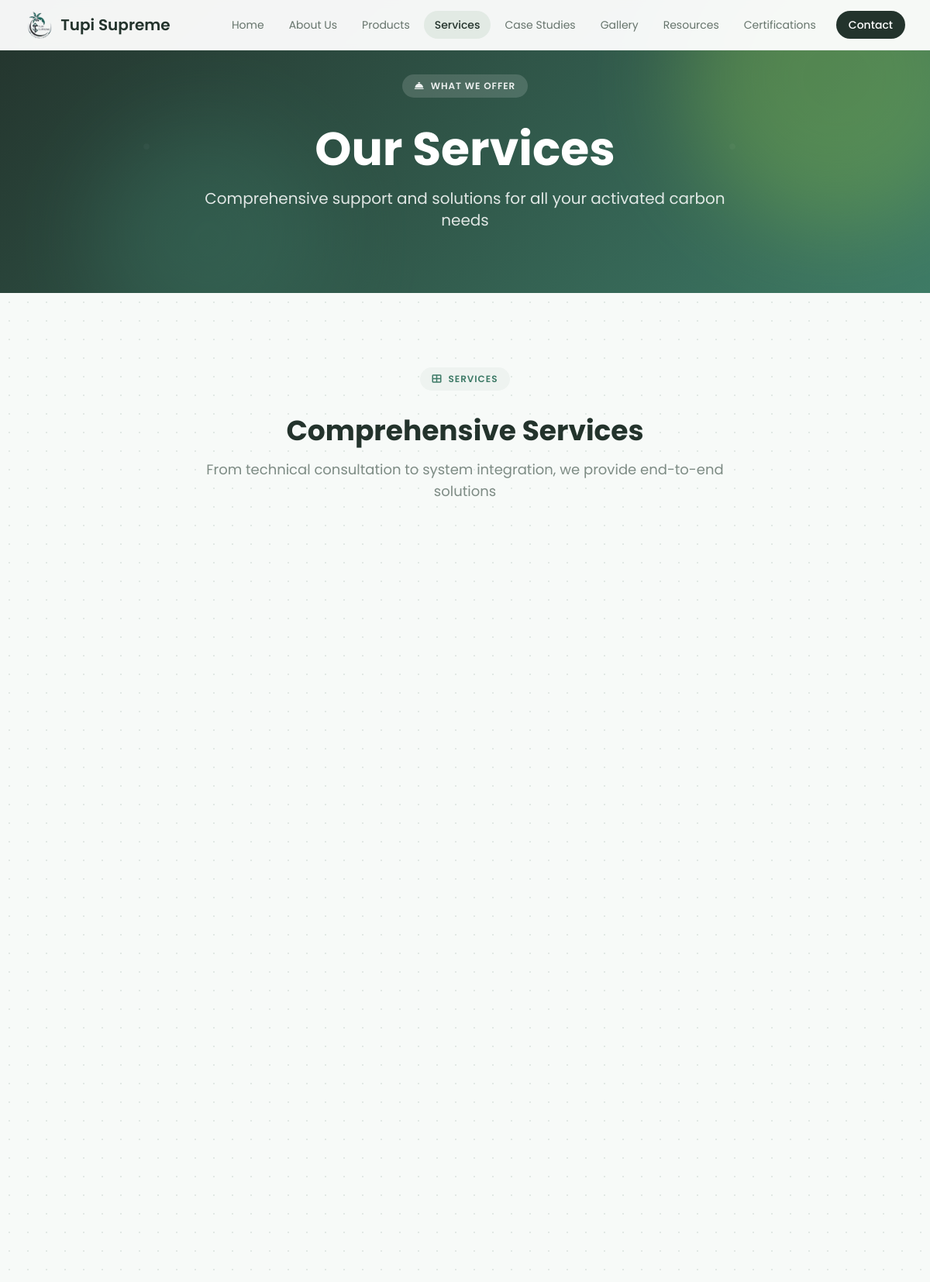
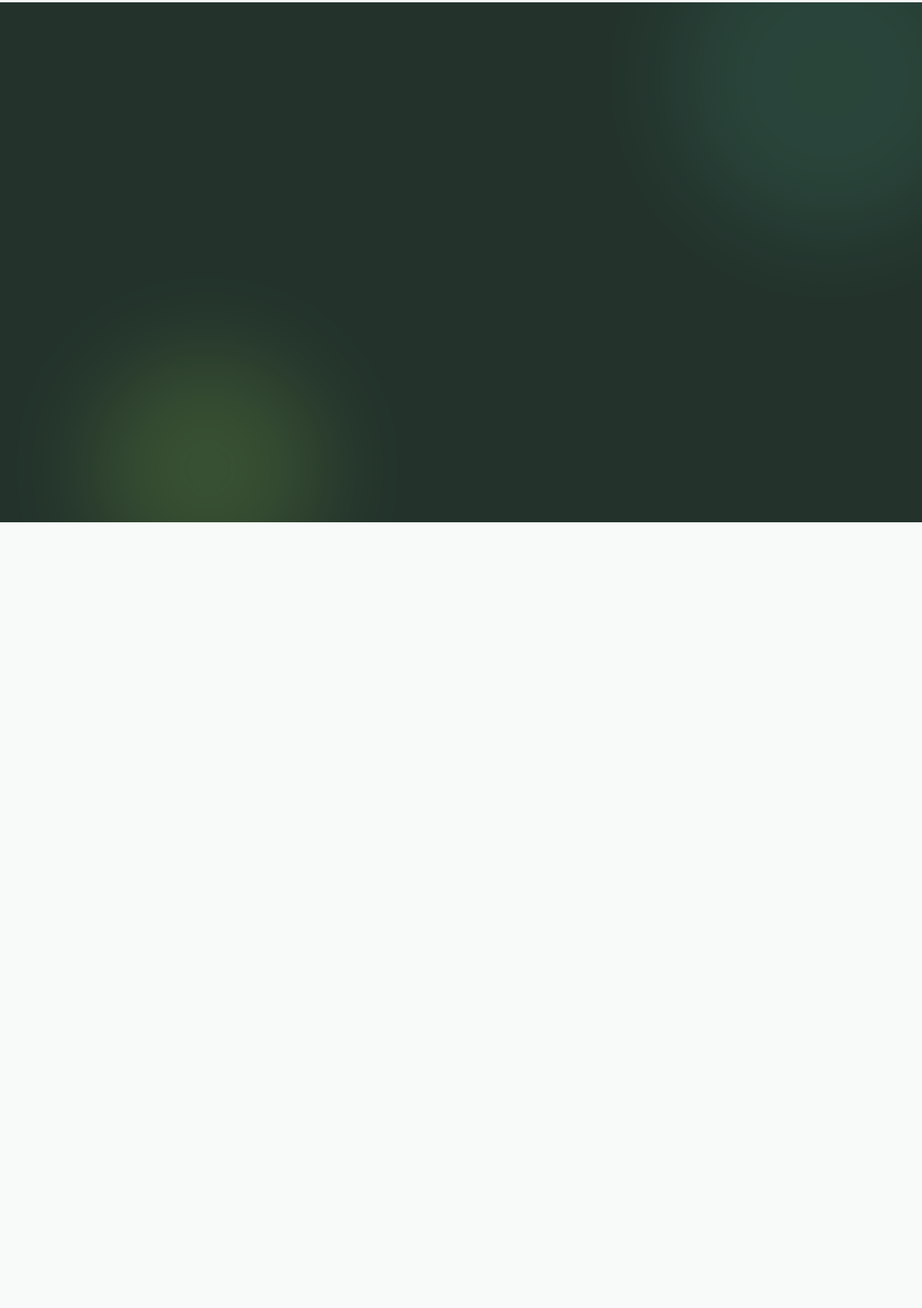
/services.php (upper part), run on the app's committed database (2 pictures, top to bottom).
### tables this page shows
CREATE TABLE IF NOT EXISTS site_settings (
    id INT AUTO_INCREMENT PRIMARY KEY,
    setting_key VARCHAR(100) UNIQUE NOT NULL,
    setting_value TEXT,
    setting_type VARCHAR(50) DEFAULT 'text',
    description TEXT,
    updated_at TIMESTAMP DEFAULT CURRENT_TIMESTAMP ON UPDATE CURRENT_TIMESTAMP,
    updated_by INT,
    FOREIGN KEY (updated_by) REFERENCES admin_users(id) ON DELETE SET NULL,
    INDEX idx_setting_key (setting_key)
);

CREATE TABLE `page_content` (
  `id` int(11) NOT NULL,
  `page_name` varchar(50) NOT NULL,
  `section_name` varchar(100) NOT NULL,
  `content_type` enum('text','html','json','image_url') DEFAULT 'text',
  `content` text DEFAULT NULL,
  `hero_icon` varchar(100) DEFAULT NULL,
  `display_order` int(11) DEFAULT 0,
  `is_active` tinyint(1) DEFAULT 1,
  `created_at` timestamp NOT NULL DEFAULT current_timestamp(),
  `updated_at` timestamp NOT NULL DEFAULT current_timestamp() ON UPDATE current_timestamp(),
  `updated_by` int(11) DEFAULT NULL
);

### includes/config.php (called while the page is built, shortened)
<?php
function getSiteSetting($key, $default = '') {
    $db = getDB();
    $stmt = $db->prepare("SELECT setting_value FROM site_settings WHERE setting_key = ?");
    $stmt->bind_param("s", $key);
    $stmt->execute();
    $result = $stmt->get_result();
    if ($row = $result->fetch_assoc()) {
        return $row['setting_value'];
    }
    return $default;
}
function getPageContent($page_name, $section_name, $default = '') {
    $db = getDB();
    $stmt = $db->prepare("SELECT content FROM page_content WHERE page_name = ? AND section_name = ? AND is_active = 1");
    $stmt->bind_param("ss", $page_name, $section_name);
    $stmt->execute();
    $result = $stmt->get_result();
    if ($row = $result->fetch_assoc()) {
        return $row['content'];
    }
    return $default;
}
function htmlspecialchars_safe($string) {
    return htmlspecialchars($string ?? '', ENT_QUOTES, 'UTF-8');
}

### services.php (the view, shortened to what this page needs)
<?php
require_once 'includes/config.php';
$current_page = 'services';
$page_header_title = getPageContent('services', 'page_header_title', 'Our Services');
$page_header_subtitle = getPageContent('services', 'page_header_subtitle', 'Comprehensive support and solutions for all your activated carbon needs');
$section_title = getPageContent('services', 'section_title', 'Comprehensive Services');
$section_subtitle = getPageContent('services', 'section_subtitle', 'From technical consultation to system integration, we provide end-to-end solutions');
?>
<!DOCTYPE html>
<html lang="en">
<head>
    <script src="https://cdn.tailwindcss.com"></script>
    <link href="https://cdnjs.cloudflare.com/ajax/libs/font-awesome/6.0.0/css/all.min.css" rel="stylesheet">
</head>
<body>
    <?php include 'includes/navbar.php'; ?>
    <section id="page-header" class="page-header-gradient text-white relative overflow-hidden pt-24 pb-20">
        <div class="orb orb-1"></div>
        <div class="orb orb-2"></div>
        <div class="page-header-pattern absolute inset-0 opacity-30"></div>
        <div class="max-w-7xl mx-auto px-4 sm:px-6 lg:px-8 relative z-10">
            <div class="text-center">
                <span class="eyebrow bg-white/15 text-white/90 mb-5 fade-in fade-in-delay-1">
                    <i class="fas fa-concierge-bell text-xs"></i> What We Offer
                </span>
                <h1 class="text-4xl lg:text-6xl font-bold mb-5 leading-tight mt-4 fade-in fade-in-delay-2"><?php echo htmlspecialchars_safe($page_header_title); ?></h1>
                <p class="text-lg lg:text-xl text-white/85 max-w-2xl mx-auto fade-in fade-in-delay-3"><?php echo htmlspecialchars_safe($page_header_subtitle); ?></p>
            </div>
        </div>
    </section>
    <section id="main" class="py-20 lg:py-24 relative overflow-hidden">
        <div class="absolute inset-0 dot-grid opacity-40"></div>
        <div class="max-w-7xl mx-auto px-4 sm:px-6 lg:px-8 relative">
            <div class="text-center mb-16 reveal">
                <span class="eyebrow mb-4">
                    <i class="fas fa-th-large text-xs"></i> Services
                </span>
                <h2 class="text-3xl lg:text-4xl font-bold text-[#23332c] mb-4 mt-4"><?php echo htmlspecialchars_safe($section_title); ?></h2>
                <p class="text-lg text-[#7d8b84] max-w-2xl mx-auto"><?php echo htmlspecialchars_safe($section_subtitle); ?></p>
            </div>
            <div class="grid grid-cols-1 md:grid-cols-2 lg:grid-cols-3 gap-6">
            </div>
        </div>
    </section>
    <section id="process" class="bg-[#23332c] text-white py-20 lg:py-24 relative overflow-hidden">
        <div class="orb orb-1" style="background: #3d7a66; opacity: 0.25;"></div>
        <div class="orb orb-2" style="background: #8bc34a; opacity: 0.2;"></div>
        <div class="max-w-7xl mx-auto px-4 sm:px-6 lg:px-8 relative">
            <div class="grid grid-cols-1 md:grid-cols-2 lg:grid-cols-4 gap-8">
            </div>
        </div>
    </section>
    <section id="features" class="py-20 lg:py-24">
        <div class="max-w-7xl mx-auto px-4 sm:px-6 lg:px-8">
        </div>
    </section>
</body>
</html>

### includes/navbar.php (shortened to what this page needs)
<?php
$company_name = getSiteSetting('company_short_name', 'Tupi Supreme');
?>
<nav class="bg-white/95 backdrop-blur-sm text-[#23332c] fixed w-full top-0 z-50 border-b border-[#e6ece8]">
    <div class="max-w-7xl mx-auto px-4 sm:px-6 lg:px-8">
        <div class="flex justify-between items-center h-16">
            <a href="index.php" class="flex items-center text-xl font-semibold text-[#23332c]">
                <img src="uploads/images/tupi_supreme_logo.png" alt="<?php echo htmlspecialchars_safe($company_name); ?> logo" class="h-9 w-auto mr-2 object-contain"><?php echo htmlspecialchars_safe($company_name); ?>
            </a>
            <div class="hidden md:block">
                <div class="ml-10 flex items-center gap-1">
                    <a href="index.php" class="<?php echo $current_page === 'index' ? 'bg-[#e2eae4] text-[#23332c] font-medium' : 'text-[#66746c] hover:bg-[#eaf0ec] hover:text-[#23332c]'; ?> px-3.5 py-2 rounded-full text-sm transition-colors">Home</a>
                    <a href="about.php" class="<?php echo $current_page === 'about' ? 'bg-[#e2eae4] text-[#23332c] font-medium' : 'text-[#66746c] hover:bg-[#eaf0ec] hover:text-[#23332c]'; ?> px-3.5 py-2 rounded-full text-sm transition-colors">About Us</a>
                    <a href="products.php" class="<?php echo $current_page === 'products' ? 'bg-[#e2eae4] text-[#23332c] font-medium' : 'text-[#66746c] hover:bg-[#eaf0ec] hover:text-[#23332c]'; ?> px-3.5 py-2 rounded-full text-sm transition-colors">Products</a>
                    <a href="services.php" class="<?php echo $current_page === 'services' ? 'bg-[#e2eae4] text-[#23332c] font-medium' : 'text-[#66746c] hover:bg-[#eaf0ec] hover:text-[#23332c]'; ?> px-3.5 py-2 rounded-full text-sm transition-colors">Services</a>
                    <a href="case-studies.php" class="<?php echo $current_page === 'case-studies' ? 'bg-[#e2eae4] text-[#23332c] font-medium' : 'text-[#66746c] hover:bg-[#eaf0ec] hover:text-[#23332c]'; ?> px-3.5 py-2 rounded-full text-sm transition-colors">Case Studies</a>
                    <a href="gallery.php" class="<?php echo $current_page === 'gallery' ? 'bg-[#e2eae4] text-[#23332c] font-medium' : 'text-[#66746c] hover:bg-[#eaf0ec] hover:text-[#23332c]'; ?> px-3.5 py-2 rounded-full text-sm transition-colors">Gallery</a>
                    <a href="resources.php" class="<?php echo $current_page === 'resources' ? 'bg-[#e2eae4] text-[#23332c] font-medium' : 'text-[#66746c] hover:bg-[#eaf0ec] hover:text-[#23332c]'; ?> px-3.5 py-2 rounded-full text-sm transition-colors">Resources</a>
                    <a href="certifications.php" class="<?php echo $current_page === 'certifications' ? 'bg-[#e2eae4] text-[#23332c] font-medium' : 'text-[#66746c] hover:bg-[#eaf0ec] hover:text-[#23332c]'; ?> px-3.5 py-2 rounded-full text-sm transition-colors">Certifications</a>
                    <a href="contact.php" class="ml-2 bg-[#23332c] text-white hover:bg-[#3a4a41] px-4 py-2 rounded-full text-sm font-medium transition-colors">Contact</a>
                </div>
            </div>
        </div>
    </div>
</nav>

### services.php (style rules this page uses)
html { scroll-behavior: smooth; }
body { font-family: 'Poppins', ui-sans-serif, system-ui, sans-serif; background-color: #f7faf8; color: #23332c; }
.page-header-gradient { background: linear-gradient(135deg, #23332c, #3d7a66); }
.orb { position: absolute; border-radius: 50%; filter: blur(60px); opacity: 0.35; pointer-events: none; }
.orb-1 { width: 400px; height: 400px; background: #8bc34a; top: -100px; right: -80px; animation: float 8s ease-in-out infinite; }
.orb-2 { width: 300px; height: 300px; background: #3d7a66; bottom: -80px; left: 10%; animation: float 10s ease-in-out infinite reverse; }
.dot-grid { background-image: radial-gradient(circle, #c0ccc5 1px, transparent 1px); background-size: 24px 24px; }
.eyebrow { display: inline-flex; align-items: center; gap: 0.5rem; padding: 0.375rem 1rem; background-color: #eef3f0; color: #3d7a66; font-size: 0.75rem; font-weight: 600; letter-spacing: 0.08em; text-transform: uppercase; border-radius: 9999px; }
.reveal { opacity: 0; transform: translateY(24px); transition: opacity 0.6s cubic-bezier(0.4, 0, 0.2, 1), transform 0.6s cubic-bezier(0.4, 0, 0.2, 1); }
.reveal.is-visible { opacity: 1; transform: translateY(0); }
.fade-in { opacity: 0; animation: fadeInUp 0.5s ease-out forwards; }
.fade-in-delay-1 { animation-delay: 0.05s; }
.fade-in-delay-2 { animation-delay: 0.15s; }
.fade-in-delay-3 { animation-delay: 0.25s; }

### includes/navbar.php (style rules this page uses)
section[id] { scroll-margin-top:5rem }

### data on the page
site_settings: setting_value "Tupi Supreme"
page_content: content "Our Services"
page_content: content "Comprehensive support and solutions for all your activated carbon needs"
page_content: content "Comprehensive Services"
page_content: content "From technical consultation to system integration, we provide end-to-end solutions"
